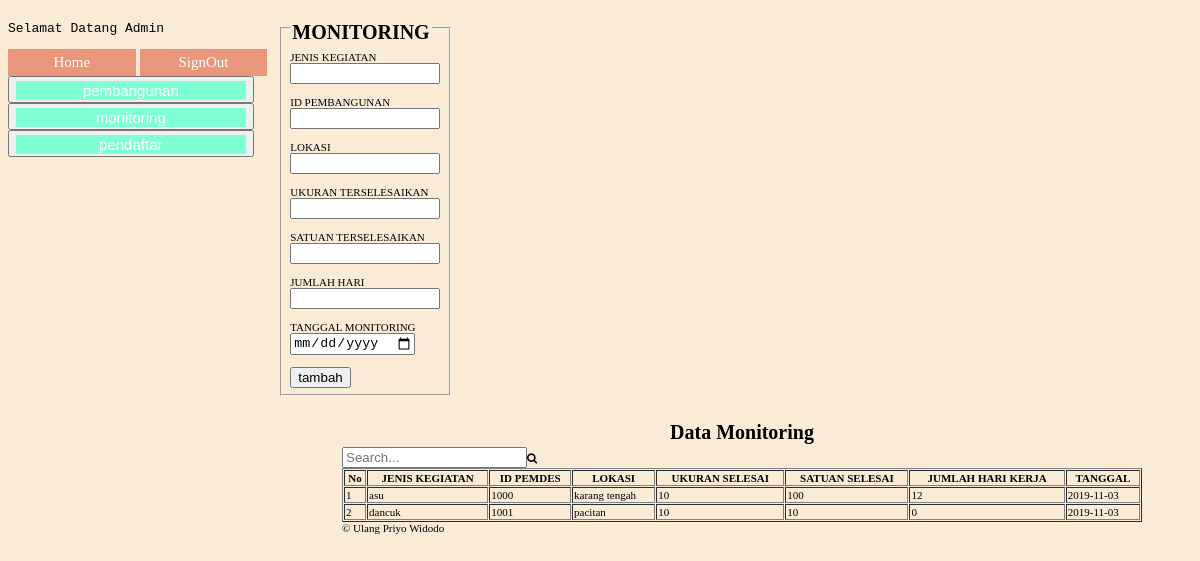
The page /index.php/Desa_poko/Sadmin/input_monitoring?page=2 on the database its author committed.
### tables this page shows
CREATE TABLE `monitoring` (
  `id_monitoring` int(10) NOT NULL,
  `j_kegiatan` varchar(20) NOT NULL,
  `id_pembangunan` varchar(20) NOT NULL,
  `lokasi` varchar(40) NOT NULL,
  `ukuran_selesai` varchar(25) NOT NULL,
  `satuan_selesai` int(100) NOT NULL,
  `jml_hr_kerja` int(100) NOT NULL,
  `tgl` date NOT NULL
);

### index.php (called while the page is built, shortened)
<?php
require_once BASEPATH.'core/CodeIgniter.php';

### application/models/D_desa.php (called while the page is built, shortened)
<?php
class D_desa extends CI_Model
{
 function tampilMon()
 {
	$tampilMon=$this->db->get('monitoring');
	if ($tampilMon->num_rows()>0) {
		foreach ($tampilMon->result() as $data) {
			$hasilMon[]=$data;
			}
		return $hasilMon;
	}
}
}
?>

### application/views/admin/view/monitoring.php (the view, shortened to what this page needs)
<?php
echo form_open('Desa_poko/input_monitoring'); ?>
	<fieldset>
  <legend><h1>MONITORING</h1></legend>
  <label>JENIS KEGIATAN </label><br>
  <input type="text" name="j_kegiatan" style="width:150px"><br><br>
  <label>ID PEMBANGUNAN </label><br>
  <input type="text" name="id_pembangunan" style="width:150px"><br><br>
  <label>LOKASI </label><br>
  <input type="text" name="lokasi" style="width:150px"><br><br>
  <label>UKURAN TERSELESAIKAN </label><br>
  <input type="text" name="ukuran_selesai" style="width:150px"><br><br>
  <label>SATUAN TERSELESAIKAN </label><br>
  <input type="text" name="satuan_selesai" style="width:150px"><br><br>
  <label>JUMLAH HARI </label><br>
  <input type="text" name="jml_hr_kerja" style="width:150px"><br><br>
  <label>TANGGAL MONITORING </label><br>
  <input type="date" name="tgl"><br><br>
  <button type="submit">tambah</button>
  </fieldset></div>
  <div id="monitoring">
	<center><h1>Data Monitoring</h1></center>
	 <div class="box container-1">
	  <input type="search" id="search" placeholder="Search..." width="200px" /><span class="icon"><i class="fa fa-search"></i></span>
	 </div>
	<table border="1" width="800px">
	  <tr>
		<th>No</th>
	 	<th>JENIS KEGIATAN</th>
	 	<th>ID PEMDES</th>
	 	<th>LOKASI</th>
	 	<th>UKURAN SELESAI</th>
	 	<th>SATUAN SELESAI</th>
	 	<th>JUMLAH HARI KERJA</th>
	 	<th>TANGGAL</th>
	  </tr>
	 <?php
	 $no = 1;
	 if(!empty($hasilMon))
	 foreach($hasilMon as $data){ 	?>
		<tr>
		 <td><?php echo $no; ?></td>
		 <td><?php echo $data->j_kegiatan; ?></td>
		 <td><?php echo $data->id_pembangunan; ?></td>
		 <td><?php echo $data->lokasi;?></td>
		 <td><?php echo $data->ukuran_selesai;?></td>
		 <td><?php echo $data->satuan_selesai;?></td>
		 <td><?php echo $data->jml_hr_kerja;?></td>
		 <td><?php echo $data->tgl;?></td>
		</tr>
		<?php $no++;} ?>
	</table>
 <?php $this->load->view('template/footer');?></div>

### application/views/admin/lamanadmin.php (style rules this page uses)
body { width: auto; background-color: #FAEBD7; }
table { border-spacing: 1px; font-size: 11; }
h1 { font-size: 20px; margin-bottom: 3px; }
#monitoring { font-size: 11px; float: right; position: relative; margin-right: 50px; }

### rows shown on the page
monitoring: j_kegiatan "asu", id_pembangunan "1000", lokasi "karang tengah", ukuran_selesai "10", satuan_selesai "100", jml_hr_kerja "12", tgl "2019-11-03"
monitoring: j_kegiatan "dancuk", id_pembangunan "1001", lokasi "pacitan", ukuran_selesai "10", satuan_selesai "10", jml_hr_kerja "0", tgl "2019-11-03"
